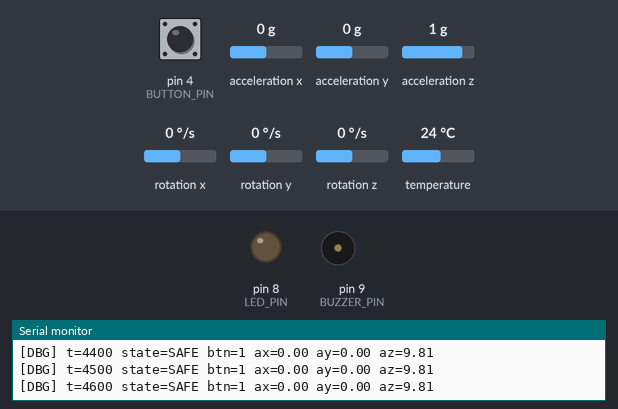
Bench run of a sketch on a simulated Arduino Uno, built with avr-gcc and run on an emulated ATmega328P. Parts: output pins drawn as LEDs (lit = HIGH), buzzer (waves = sounding), the last lines printed to the serial monitor. The inputs (shaded band) are chosen by the test bench; at power-on: pin 4 (BUTTON_PIN) HIGH, acceleration x 0 g, acceleration y 0 g, acceleration z 1 g, rotation x 0 °/s, rotation y 0 °/s, rotation z 0 °/s, temperature 24 °C.

Above: at 4.7 s.
4.8 s: pin 4 (BUTTON_PIN) pulled LOW for 3.2 s
At 7.84 s:
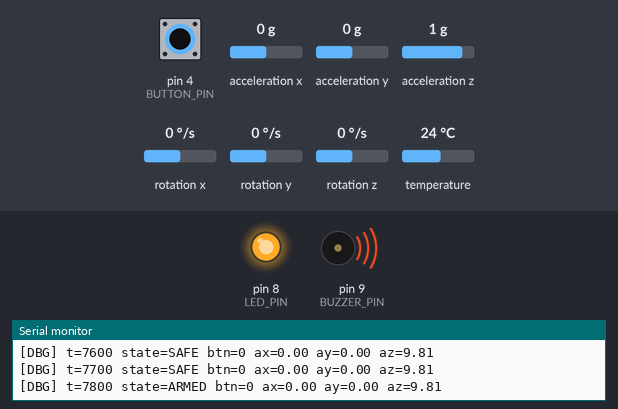
At 8.9 s:
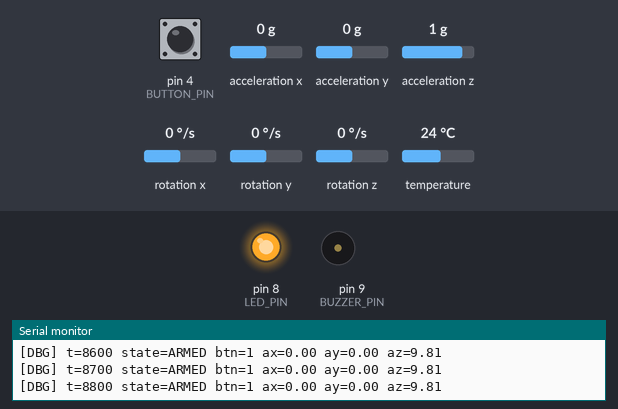
Timing chart, 0 to 10.4 s (numbered marks = the images above; inputs shaded):
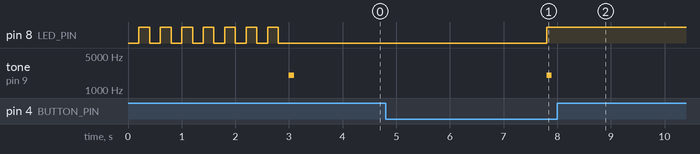

Measured:
- after the input at 4.8 s, pin 8 (LED_PIN): LOW → HIGH after 3.0 s; tone on pin 9 (BUZZER_PIN): silent → 2000 Hz after 3.0 s, → silent 0.10 s later
- by itself, pin 8 (LED_PIN): alternates HIGH for 0.20 s and LOW for 0.20 s, 14 changes in all, then stays LOW

The sketch:

answer.ino
```cpp
// P02 참고 정답
//
// P01에서 추가된 내용:
// - IMU를 50ms 주기로 읽기
// - 디버그를 100ms 주기로 출력
// - P01 동작(BOOT/SAFE/ARMED, 롱프레스 전환, LED, 비프음) 유지
#include <Wire.h>
#include <Adafruit_MPU6050.h>
#include <Adafruit_Sensor.h>

enum State { BOOT, SAFE, ARMED };

const int LED_PIN = 8;
const int BUTTON_PIN = 4;
const int BUZZER_PIN = 9;

State state = BOOT;
Adafruit_MPU6050 mpu;

float ax = 0, ay = 0, az = 0;
unsigned long stateStartMs = 0;
unsigned long lastBlinkMs = 0;
unsigned long lastImuMs = 0;
unsigned long lastDebugMs = 0;

unsigned long pressStartMs = 0;
unsigned long buzzerOffAtMs = 0;
bool beepArmed = false;
bool ledOn = false;

void startBeep(unsigned long ms) {
  tone(BUZZER_PIN, 2000);
  buzzerOffAtMs = millis() + ms;
  beepArmed = true;
}

void updateBuzzer(unsigned long now) {
  if (beepArmed && now >= buzzerOffAtMs) {
    noTone(BUZZER_PIN);
    beepArmed = false;
  }
}

const char* stateToStr(State s) {
  if (s == BOOT) return "BOOT";
  if (s == SAFE) return "SAFE";
  return "ARMED";
}

void setState(State next) {
  // 상태 시작 시각은 항상 갱신하고, 실제 상태 변경일 때만 비프음을 냅니다.
  bool changed = (state != next);
  state = next;
  stateStartMs = millis();
  if (changed) {
    startBeep(100);
  }
}

void updateButton(unsigned long now) {
  // 롱프레스를 유지하면 3초 구간마다 1회씩 반복 전환합니다.
  int btn = digitalRead(BUTTON_PIN);
  if (btn == LOW) {
    if (pressStartMs == 0) pressStartMs = now;
    if (now - pressStartMs >= 3000) {
      setState(state == SAFE ? ARMED : SAFE);
      pressStartMs = now;
    }
  } else {
    pressStartMs = 0;
  }
}

void updateImu(unsigned long now) {
  // IMU 작업을 50ms 주기로 실행합니다.
  if (now - lastImuMs < 50) return;
  lastImuMs = now;

  sensors_event_t a, g, t;
  mpu.getEvent(&a, &g, &t);
  ax = a.acceleration.x;
  ay = a.acceleration.y;
  az = a.acceleration.z;
}

void updateIndicators(unsigned long now) {
  // BOOT는 점멸, ARMED는 고정 ON, SAFE는 고정 OFF입니다.
  if (state == BOOT) {
    if (now - lastBlinkMs >= 200) {
      lastBlinkMs = now;
      ledOn = !ledOn;
      digitalWrite(LED_PIN, ledOn ? HIGH : LOW);
    }
    return;
  }
  digitalWrite(LED_PIN, state == ARMED ? HIGH : LOW);
}

void printDebug(unsigned long now) {
  // 디버그 출력 작업을 100ms 주기로 실행합니다.
  if (now - lastDebugMs < 100) return;
  lastDebugMs = now;

  Serial.print("[DBG] t=");
  Serial.print(now);
  Serial.print(" state=");
  Serial.print(stateToStr(state));
  Serial.print(" btn=");
  Serial.print(digitalRead(BUTTON_PIN));
  Serial.print(" ax=");
  Serial.print(ax, 2);
  Serial.print(" ay=");
  Serial.print(ay, 2);
  Serial.print(" az=");
  Serial.println(az, 2);
}

void setup() {
  pinMode(LED_PIN, OUTPUT);
  pinMode(BUTTON_PIN, INPUT_PULLUP);
  pinMode(BUZZER_PIN, OUTPUT);

  Serial.begin(115200);
  Wire.begin();

  if (!mpu.begin()) {
    Serial.println("[ERR] MPU6050 init failed");
    while (1) {}
  }

  setState(BOOT);
}

void loop() {
  unsigned long now = millis();
  updateBuzzer(now);

  if (state == BOOT && now - stateStartMs >= 3000) {
    setState(SAFE);
  }

  if (state != BOOT) {
    updateButton(now);
  }

  updateImu(now);
  updateIndicators(now);
  printDebug(now);
}
```
